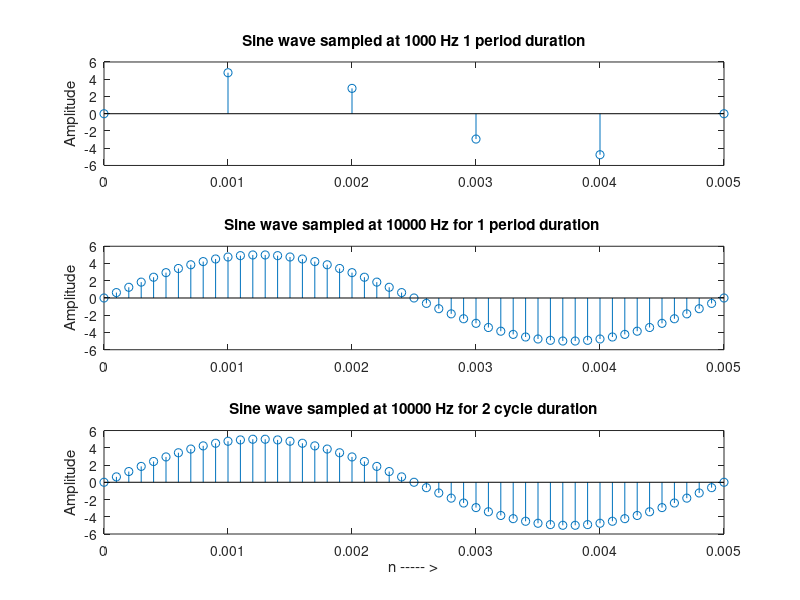

Here is the MATLAB script that generated this plot:
clc; 
clear all; 
close all;
Fs = 1000;              % sampling frequency
f = 200;                % signal frequency
T = 0:1/Fs:(1/f);       % generation of the time sequence at sampling
                        % frequency fs for 1 period duration.
                        
x = 5*sin(2*pi*f*T);    %sine wave of freq. Of f hz and amplitude 5; sampled at fs

subplot(3,1,1); 
stem(T,x);
title('Sine wave sampled at 1000 Hz 1 period duration'); 
ylabel('Amplitude')

Fs1 =10000;             % Different sampling frequency f = 200;
t = 0:1/Fs1:(1/f);
x = 5*sin(2*pi*f*t); 

subplot(3,1,2);
stem(t,x);
title('Sine wave sampled at 10000 Hz for 1 period duration '); 
ylabel('Amplitude')

Fs1 =10000;             % another sampling frequency

T = 0:1/Fs1:(2/f);      % generation of the time sequence at sampling frequency fs
                        % for 2 cycle duration
x = 5*sin(2*pi*f*t);

subplot(3,1,3);
stem(t,x);
title('Sine wave sampled at 10000 Hz for 2 cycle duration'); 
ylabel('Amplitude')
xlabel('n ----- >');